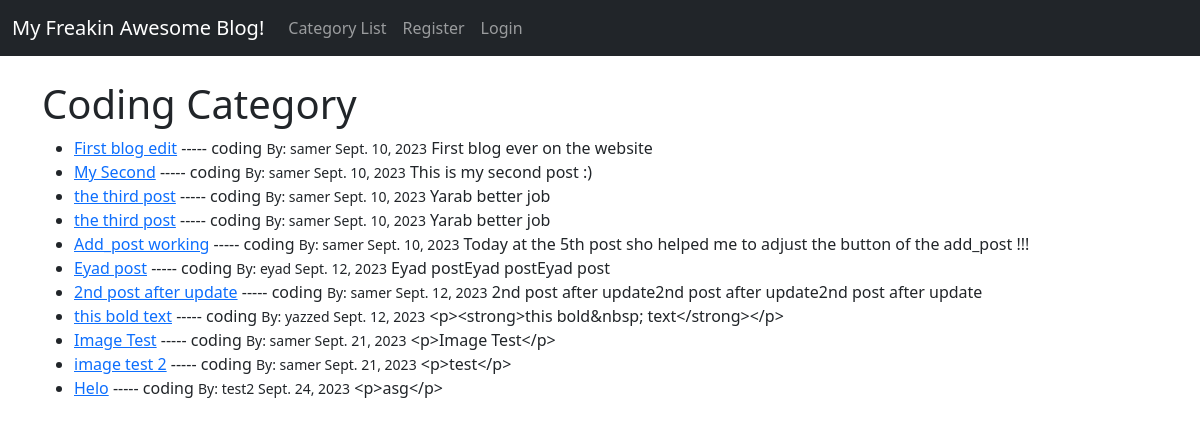
/category/coding/, run on the app's committed database.
### theblog/models.py (models this page shows, shortened)
class Post(models.Model):
    STATUS_CHOICES = [
        ("PENDING", "PENDING"),
        ("SOLD", "SOLD"),
    ]
    title = models.CharField(max_length=255)
    header_image = models.ImageField(null=True,blank=True,upload_to="images/")
    title_tag = models.CharField(max_length=255)
    author = models.ForeignKey(User,on_delete=models.CASCADE)
    body = RichTextField(blank=True,null=True)
    post_date = models.DateField(auto_now_add=True)
    category = models.CharField(max_length=255,default='coding')
    likes = models.ManyToManyField(User,related_name="blog_posts")
    status = models.CharField(max_length=20,choices=STATUS_CHOICES,default="PENDING")

### theblog/views.py (the view)
# urls.py: path('category/<str:cats>/', CategoryView, name='category'),
def CategoryView(request,cats):
    category_post = Post.objects.filter(category=cats.replace('-',' '))
    return render(request,'categories.html',{'cats':cats.title().replace('-',' '),'category_posts':category_post})

### theblog/templates/categories.html (shortened to what this page needs)
{% extends 'base.html' %}
{% block content %}
{%if category_posts %}
    <h1> {{ cats }} Category</h1>
    <ul>
    {% for post in category_posts %}
        <li><a href ="{% url 'article-detail' post.pk %}"> {{post.title}}</a> ----- {{post.category}} <small> By: {{post.author}} {{post.post_date}}</small>
    {{post.body}}
        <br/>
    {% endfor %}
    </ul>
{% else %}
    <h2>This page does not exist</h2>
{% endif %}
{% endblock %}

### data on the page
Post: title "First blog edit", category "coding", author "samer", post_date "Sept. 10, 2023", body "First blog ever on the website"
Post: title "My Second", category "coding", author "samer", post_date "Sept. 10, 2023", body "This is my second post :)"
Post: title "the third post", category "coding", author "samer", post_date "Sept. 10, 2023", body "Yarab better job"
Post: title "the third post", category "coding", author "samer", post_date "Sept. 10, 2023", body "Yarab better job"
Post: title "Add_post working", category "coding", author "samer", post_date "Sept. 10, 2023", body "Today at the 5th post sho helped me to adjust the button of the add_post !!!"
Post: title "Eyad post", category "coding", author "eyad", post_date "Sept. 12, 2023", body "Eyad postEyad postEyad post"
Post: title "2nd post after update", category "coding", author "samer", post_date "Sept. 12, 2023", body "2nd post after update2nd post after update2nd post after update"
Post: title "this bold text", category "coding", author "yazzed", post_date "Sept. 12, 2023", body "<p><strong>this bold&nbsp; text</strong></p>"
Post: title "Image Test", category "coding", author "samer", post_date "Sept. 21, 2023", body "<p>Image Test</p>"
Post: title "image test 2", category "coding", author "samer", post_date "Sept. 21, 2023", body "<p>test</p>"
Post: title "Helo", category "coding", author "test2", post_date "Sept. 24, 2023", body "<p>asg</p>"

### other printed values
{{ cats }} "Coding"
